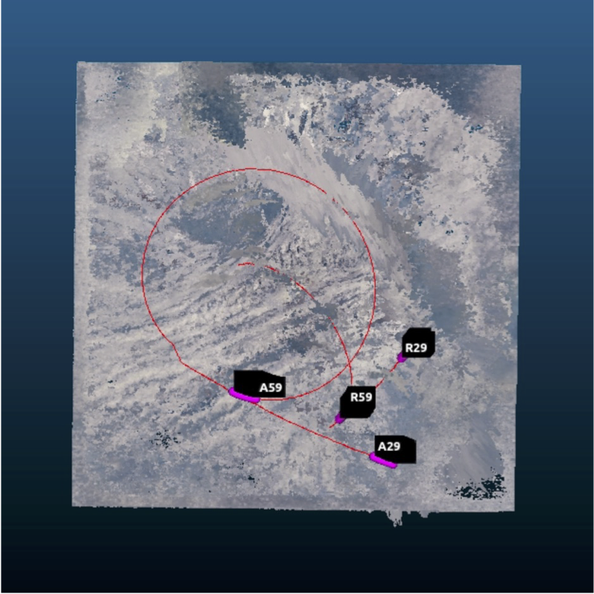
#> input picture TyphoonNerfProject/images/BeforeAclignmentPointCloud.png, 594 x 594 px, shrunk from 738 x 738 before the run, given in place of 0001.png, which was not available; the run also reads 1 picture not shown here
$ jupyter execute '2点2の画像の前処理と2点3のカメラ座標推定.ipynb'   (text cells are left out)
#> lines starting #> are read from the running program, lines starting #| are printed output that depends on the picture; pictures that were not available may be replaced by others from this repository, and a replacement may not be noted
[cell 1]
import os
import ffmpeg

input_directory = os.path.join(os.getcwd(), "GP030003_eye3_crop.MP4")
output_directory = os.path.join(os.getcwd(), "ori_images")
output_fps = 2

[cell 2]
# 出力ディレクトリが存在しない場合、作成する
if not os.path.exists(output_directory):
    os.makedirs(output_directory)

# フレームレート２で動画から画像を取り出す
os.system(f'yes | ffmpeg -i {input_directory} -vcodec png -r {output_fps} {os.path.join(output_directory, "%04d.png")}')

[cell 3]
import cv2
import numpy as np
import matplotlib.pyplot as plt

# 画像を読み込む
image = cv2.imread(os.path.join(output_directory, "0001.png"))
#> image is the input picture: shape (594, 594, 3); mean B, G, R 117.8, 103.2, 93.6

img = cv2.cvtColor(image, cv2.COLOR_BGR2GRAY)
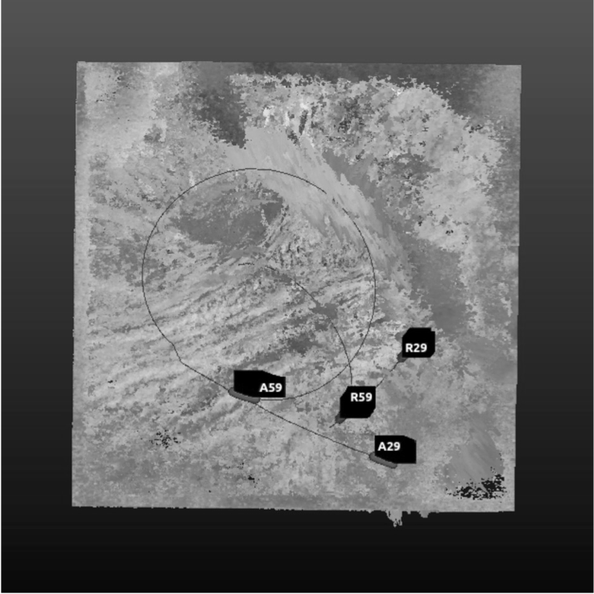
#> img: shape (594, 594); min 0, max 255, mean 102

# SIFT特徴量抽出器を作成
sift = cv2.SIFT_create()

# 画像からSIFTキーポイントと記述子を抽出
keypoints, descriptors = sift.detectAndCompute(img, None)
#> keypoints = 2544 keypoints; strongest (x, y, size): (382, 443, 2.1), (264, 384, 2.1), (415, 350, 2.2), (389, 449, 2.3)

print(len(keypoints))
#| 2544
print(descriptors.shape)
#| (2544, 128)
# 画像にキーポイントを描画
image_with_keypoints = cv2.drawKeypoints(image, keypoints, None)

# OpenCVはデフォルトでBGRのカラーチャンネルを使用するため、RGBに変換する
image_rgb = cv2.cvtColor(image_with_keypoints, cv2.COLOR_BGR2RGB)

# 画像をMatplotlibで表示
plt.imshow(image_rgb)
plt.axis('off')  # 軸を非表示にする（オプション）
plt.show()
plt.imsave(os.path.join(os.getcwd(), "sift_ori.png"),image_rgb)

[cell 4]
import cv2
import numpy as np

# コントラスト調整の強さ
nb = 2.0

src = cv2.imread(os.path.join(output_directory, "0001.png"))

src_r = src[:,:,2]
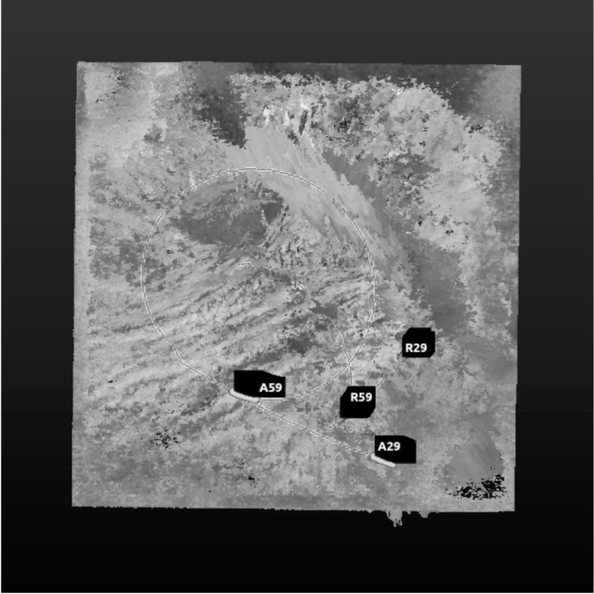
#> src_r: shape (594, 594); min 0, max 255, mean 93.6
src_g = src[:,:,1]
src_b = src[:,:,0]
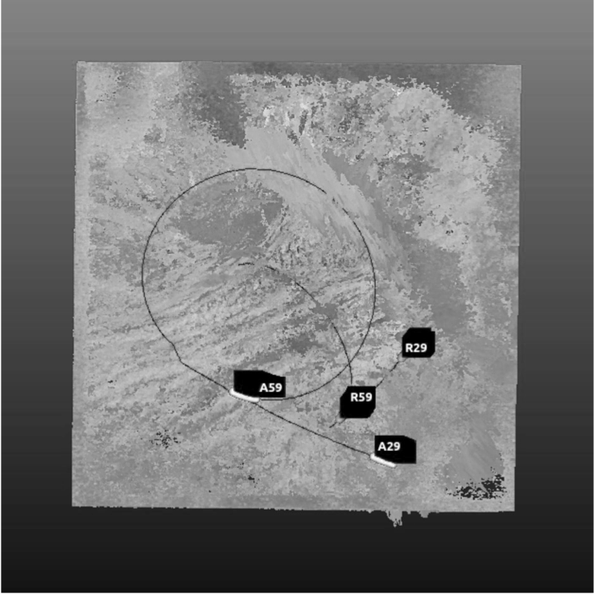
#> src_b: shape (594, 594); min 0, max 255, mean 117.8

clahe = cv2.createCLAHE(clipLimit=nb, tileGridSize=(8, 8))

# 適用的ヒストグラム平坦化(4x4)
cl0_r = clahe.apply(src_r)
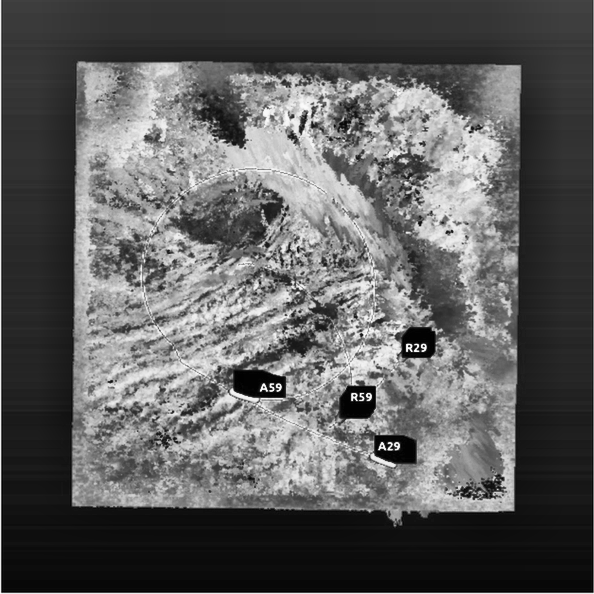
#> cl0_r: shape (594, 594); min 1, max 255, mean 94.7
cl0_g = clahe.apply(src_g)
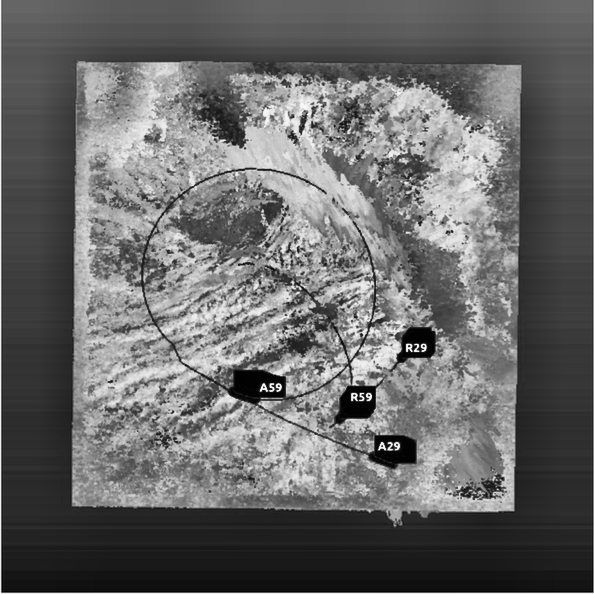
#> cl0_g: shape (594, 594); min 1, max 255, mean 104.8
cl0_b = clahe.apply(src_b)
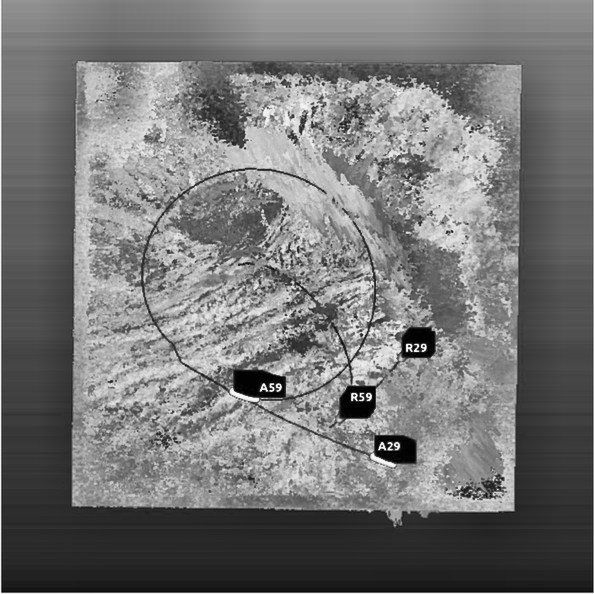
#> cl0_b: shape (594, 594); min 1, max 255, mean 117.8
cl0 = cv2.merge((cl0_b,cl0_g,cl0_r))
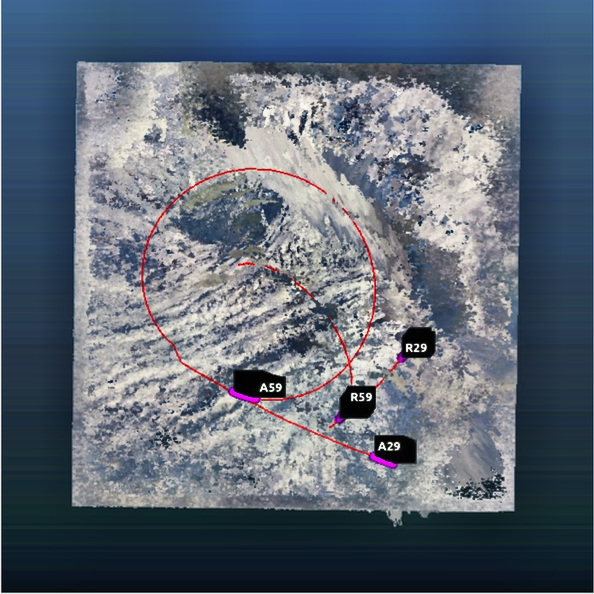
#> cl0: shape (594, 594, 3); mean B, G, R 117.8, 104.8, 94.7

#img = cv2.cvtColor(cl0, cv2.COLOR_BGR2RGB)
img = cv2.cvtColor(cl0, cv2.COLOR_BGR2GRAY)

# SIFT特徴量抽出器を作成
sift = cv2.SIFT_create()

# 画像からSIFTキーポイントと記述子を抽出
keypoints, descriptors = sift.detectAndCompute(img, None)
#> keypoints = 4574 keypoints; strongest (x, y, size): (415, 350, 2.2), (382, 443, 2.1), (264, 385, 2.1), (389, 449, 2.2)

print(descriptors.shape)
#| (4574, 128)

image_with_keypoints = cv2.drawKeypoints(cl0, keypoints, None)
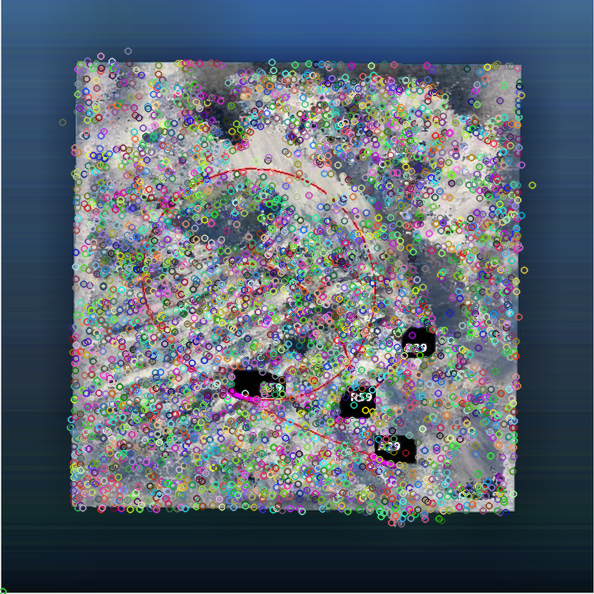
#> image_with_keypoints: shape (594, 594, 3); mean B, G, R 113.7, 102.7, 92.2
cv2.imwrite(os.path.join(os.getcwd(), f"contrast{nb}.png"), image_with_keypoints)
image_rgb = cv2.cvtColor(image_with_keypoints, cv2.COLOR_BGR2RGB)
plt.imshow(image_rgb)
plt.axis('off')  # 軸を非表示にする（オプション）
plt.show()

[cell 5]
import cv2
import numpy as np

nb = 2.0
kernel_size = 3

src = cv2.imread(os.path.join(output_directory, "0001.png"))

src_r = src[:,:,2]
src_g = src[:,:,1]
src_b = src[:,:,0]

clahe = cv2.createCLAHE(clipLimit=nb, tileGridSize=(8, 8))

# 適用的ヒストグラム平坦化(4x4)
cl0_r = clahe.apply(src_r)
cl0_g = clahe.apply(src_g)
cl0_b = clahe.apply(src_b)
cl0 = cv2.merge((cl0_b,cl0_g,cl0_r))

# メディアンフィルタの適用
median_filtered = cv2.medianBlur(cl0, kernel_size)

#img = cv2.cvtColor(cl0, cv2.COLOR_BGR2RGB)
img = cv2.cvtColor(median_filtered, cv2.COLOR_BGR2GRAY)

# SIFT特徴量抽出器を作成
sift = cv2.SIFT_create()

# 画像からSIFTキーポイントと記述子を抽出
keypoints, descriptors = sift.detectAndCompute(img, None)
#> keypoints = 4365 keypoints; strongest (x, y, size): (382, 446, 4.1), (408, 347, 4.2), (263, 387, 4.3), (397, 445, 4.2)

print(descriptors.shape)
#| (4365, 128)

image_with_keypoints = cv2.drawKeypoints(cl0, keypoints, None)
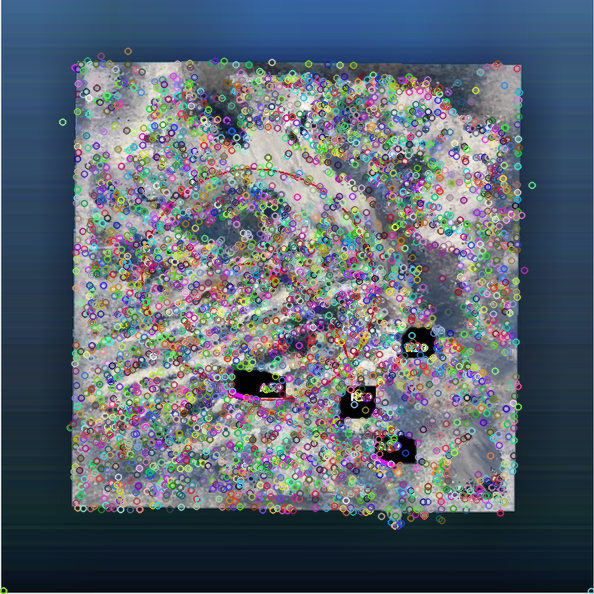
#> image_with_keypoints: shape (594, 594, 3); mean B, G, R 113.7, 102.3, 92.5
cv2.imwrite(os.path.join(os.getcwd(), f"contrast{nb}&medianfilterd{int(kernel_size)}.png"), image_with_keypoints)
image_rgb = cv2.cvtColor(image_with_keypoints, cv2.COLOR_BGR2RGB)
plt.imshow(image_rgb)
plt.axis('off')  # 軸を非表示にする（オプション）
plt.show()

[cell 6]
import os
import cv2

# 入力画像ディレクトリと出力ディレクトリを指定します。
input_directory = os.path.join(os.getcwd(), "ori_images")
output_directory = os.path.join(os.getcwd(), "images")

nb = 2.0

# カーネルサイズの指定
kernel_size = 3  # 任意のカーネルサイズを指定

# 画像データの範囲を指定します。0001~0150.pngの画像が存在する場合。
start_frame = 1
end_frame = len(os.listdir(input_directory))
feature_num = 0
feature_num_rgb = 0
# 出力ディレクトリが存在しない場合、作成します。
if not os.path.exists(output_directory):
    os.makedirs(output_directory)

# 画像データを処理します。
for frame_number in range(start_frame, end_frame + 1):
    # 画像ファイルのパスを生成します。
    image_path = os.path.join(input_directory, f"{frame_number:04d}.png")

    src = cv2.imread(image_path)

    src_r = src[:,:,2]
    src_g = src[:,:,1]
    src_b = src[:,:,0]

    clahe = cv2.createCLAHE(clipLimit=nb, tileGridSize=(8, 8))

    # 適用的ヒストグラム平坦化(4x4)
    cl0_r = clahe.apply(src_r)
    cl0_g = clahe.apply(src_g)
    cl0_b = clahe.apply(src_b)
    cl0 = cv2.merge((cl0_b,cl0_g,cl0_r))

    # メディアンフィルタの適用
    median_filtered = cv2.medianBlur(cl0, kernel_size)

    # SIFT特徴量抽出器を作成
    sift = cv2.SIFT_create()

    # 画像からSIFTキーポイントと記述子を抽出
    keypoints, descriptors = sift.detectAndCompute(median_filtered, None)

    feature_num_rgb += len(keypoints)
    # 出力ファイルのパスを生成します。
    output_path = os.path.join(output_directory, f"{frame_number:04d}.png")

    # 画像を保存します。
    cv2.imwrite(output_path, median_filtered)

[cell 7]
import cv2

# 画像の読み込み
image = cv2.imread(os.path.join(output_directory, "0001.png"))

image = cv2.cvtColor(image, cv2.COLOR_BGR2RGB)

# SIFT特徴量抽出器を作成
sift = cv2.SIFT_create()

# 画像からSIFTキーポイントと記述子を抽出
keypoints, descriptors = sift.detectAndCompute(image, None)
#> keypoints = 2391 keypoints; strongest (x, y, size): (382, 443, 2.1), (264, 384, 2.1), (415, 350, 2.2), (389, 449, 2.3)

print(descriptors.shape)
#| (2391, 128)
# 画像にキーポイントを描画
image = cv2.drawKeypoints(image, keypoints, None)
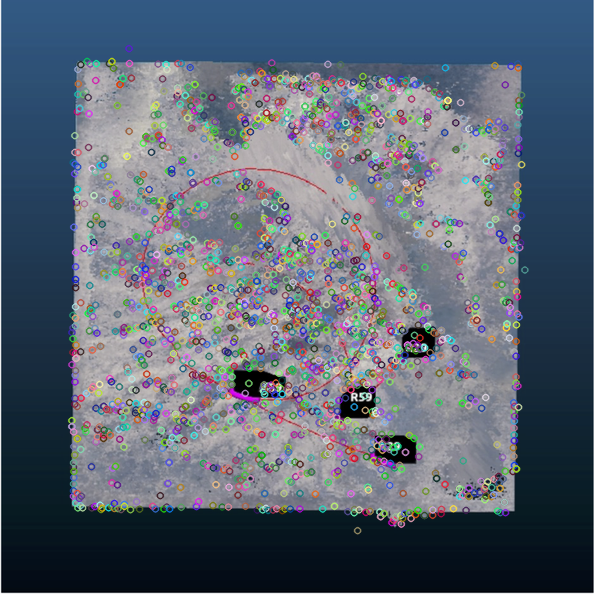
#> image: shape (594, 594, 3); mean R, G, B 92.3, 102, 115.8
# 結果の表示
plt.imshow(image)
plt.axis('off')  # 軸を非表示にする（オプション）
plt.show()
